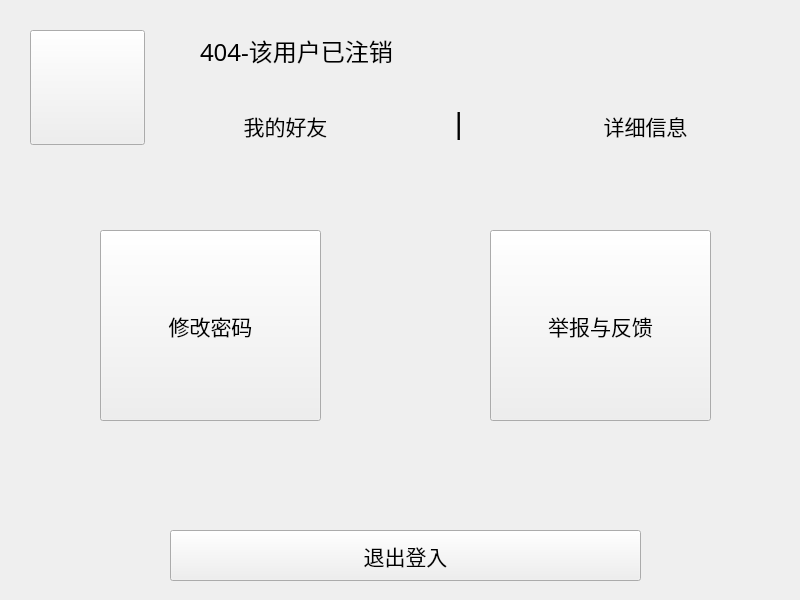
<?xml version="1.0" encoding="UTF-8"?>
<ui version="4.0">
 <class>PersonalDialog</class>
 <widget class="QDialog" name="PersonalDialog">
  <property name="enabled">
   <bool>true</bool>
  </property>
  <property name="geometry">
   <rect>
    <x>0</x>
    <y>0</y>
    <width>800</width>
    <height>600</height>
   </rect>
  </property>
  <property name="minimumSize">
   <size>
    <width>800</width>
    <height>600</height>
   </size>
  </property>
  <property name="maximumSize">
   <size>
    <width>800</width>
    <height>600</height>
   </size>
  </property>
  <property name="windowTitle">
   <string>Dialog</string>
  </property>
  <property name="styleSheet">
   <string notr="true">background-image: url(:/image/image/background/personal.jpg);</string>
  </property>
  <property name="modal">
   <bool>false</bool>
  </property>
  <widget class="QPushButton" name="info">
   <property name="geometry">
    <rect>
     <x>550</x>
     <y>100</y>
     <width>191</width>
     <height>51</height>
    </rect>
   </property>
   <property name="font">
    <font>
     <family>微软雅黑</family>
     <pointsize>16</pointsize>
    </font>
   </property>
   <property name="styleSheet">
    <string notr="true">QPushButton
{
border-radius:0px;
background-color: rgba(255, 255, 255,0);
background-repeat:no-repeat;
border:none;

}
QPushButton:hover{
	background-color: rgb(255, 255, 255,100);
}
QPushButton:pressed{
background-color: rgba(95, 95, 95,100);
border-color:rgba(255,255,255,30);
border-style:inset;
color:rgb(255, 255, 255);
}
</string>
   </property>
   <property name="text">
    <string>详细信息</string>
   </property>
   <property name="flat">
    <bool>true</bool>
   </property>
  </widget>
  <widget class="QLabel" name="label">
   <property name="geometry">
    <rect>
     <x>200</x>
     <y>30</y>
     <width>281</width>
     <height>41</height>
    </rect>
   </property>
   <property name="font">
    <font>
     <family>方正粗黑宋简体</family>
     <pointsize>18</pointsize>
    </font>
   </property>
   <property name="styleSheet">
    <string notr="true"/>
   </property>
   <property name="text">
    <string>404-该用户已注销</string>
   </property>
  </widget>
  <widget class="QPushButton" name="exitButton">
   <property name="geometry">
    <rect>
     <x>170</x>
     <y>530</y>
     <width>471</width>
     <height>51</height>
    </rect>
   </property>
   <property name="font">
    <font>
     <family>微软雅黑</family>
     <pointsize>16</pointsize>
    </font>
   </property>
   <property name="styleSheet">
    <string notr="true"/>
   </property>
   <property name="text">
    <string>退出登入</string>
   </property>
   <property name="flat">
    <bool>false</bool>
   </property>
  </widget>
  <widget class="QPushButton" name="changePasswod">
   <property name="geometry">
    <rect>
     <x>100</x>
     <y>230</y>
     <width>221</width>
     <height>191</height>
    </rect>
   </property>
   <property name="font">
    <font>
     <family>微软雅黑</family>
     <pointsize>16</pointsize>
     <weight>50</weight>
     <bold>false</bold>
    </font>
   </property>
   <property name="cursor">
    <cursorShape>PointingHandCursor</cursorShape>
   </property>
   <property name="styleSheet">
    <string notr="true">border-top-color: rgb(0, 0, 0);
</string>
   </property>
   <property name="text">
    <string>修改密码</string>
   </property>
   <property name="icon">
    <iconset resource="imagefile.qrc">
     <normaloff>:/image/image/image/local-music.png</normaloff>:/image/image/image/local-music.png</iconset>
   </property>
   <property name="iconSize">
    <size>
     <width>50</width>
     <height>50</height>
    </size>
   </property>
   <property name="flat">
    <bool>false</bool>
   </property>
  </widget>
  <widget class="QPushButton" name="headimage">
   <property name="geometry">
    <rect>
     <x>30</x>
     <y>30</y>
     <width>115</width>
     <height>115</height>
    </rect>
   </property>
   <property name="minimumSize">
    <size>
     <width>115</width>
     <height>115</height>
    </size>
   </property>
   <property name="maximumSize">
    <size>
     <width>190</width>
     <height>120</height>
    </size>
   </property>
   <property name="text">
    <string/>
   </property>
   <property name="icon">
    <iconset resource="imagefile.qrc">
     <normaloff>:/image/image/headicon/01.jpg</normaloff>:/image/image/headicon/01.jpg</iconset>
   </property>
   <property name="iconSize">
    <size>
     <width>132</width>
     <height>118</height>
    </size>
   </property>
   <property name="checkable">
    <bool>false</bool>
   </property>
   <property name="default">
    <bool>false</bool>
   </property>
  </widget>
  <widget class="QLabel" name="label_2">
   <property name="geometry">
    <rect>
     <x>450</x>
     <y>100</y>
     <width>21</width>
     <height>51</height>
    </rect>
   </property>
   <property name="font">
    <font>
     <family>Lucida Console</family>
     <pointsize>22</pointsize>
    </font>
   </property>
   <property name="styleSheet">
    <string notr="true"/>
   </property>
   <property name="text">
    <string>|</string>
   </property>
  </widget>
  <widget class="QPushButton" name="fributton">
   <property name="geometry">
    <rect>
     <x>190</x>
     <y>100</y>
     <width>191</width>
     <height>51</height>
    </rect>
   </property>
   <property name="font">
    <font>
     <family>微软雅黑</family>
     <pointsize>16</pointsize>
    </font>
   </property>
   <property name="styleSheet">
    <string notr="true">QPushButton
{
border-radius:0px;
background-color: rgba(255, 255, 255,0);
background-repeat:no-repeat;
border:none;
}
QPushButton:hover{
	background-color: rgb(255, 255, 255,100);
}
QPushButton:pressed{
background-color: rgba(95, 95, 95,100);
border-color:rgba(255,255,255,30);
border-style:inset;
color:rgb(255, 255, 255);
}
</string>
   </property>
   <property name="text">
    <string>我的好友</string>
   </property>
   <property name="flat">
    <bool>true</bool>
   </property>
  </widget>
  <widget class="QPushButton" name="feedbackButton">
   <property name="geometry">
    <rect>
     <x>490</x>
     <y>230</y>
     <width>221</width>
     <height>191</height>
    </rect>
   </property>
   <property name="font">
    <font>
     <family>微软雅黑</family>
     <pointsize>16</pointsize>
     <weight>50</weight>
     <bold>false</bold>
    </font>
   </property>
   <property name="cursor">
    <cursorShape>PointingHandCursor</cursorShape>
   </property>
   <property name="styleSheet">
    <string notr="true">border-color: rgb(0, 0, 0);</string>
   </property>
   <property name="text">
    <string>举报与反馈</string>
   </property>
   <property name="icon">
    <iconset resource="imagefile.qrc">
     <normaloff>:/image/image/image/local-music.png</normaloff>:/image/image/image/local-music.png</iconset>
   </property>
   <property name="iconSize">
    <size>
     <width>50</width>
     <height>50</height>
    </size>
   </property>
   <property name="flat">
    <bool>false</bool>
   </property>
  </widget>
 </widget>
 <resources>
  <include location="imagefile.qrc"/>
 </resources>
 <connections/>
</ui>
